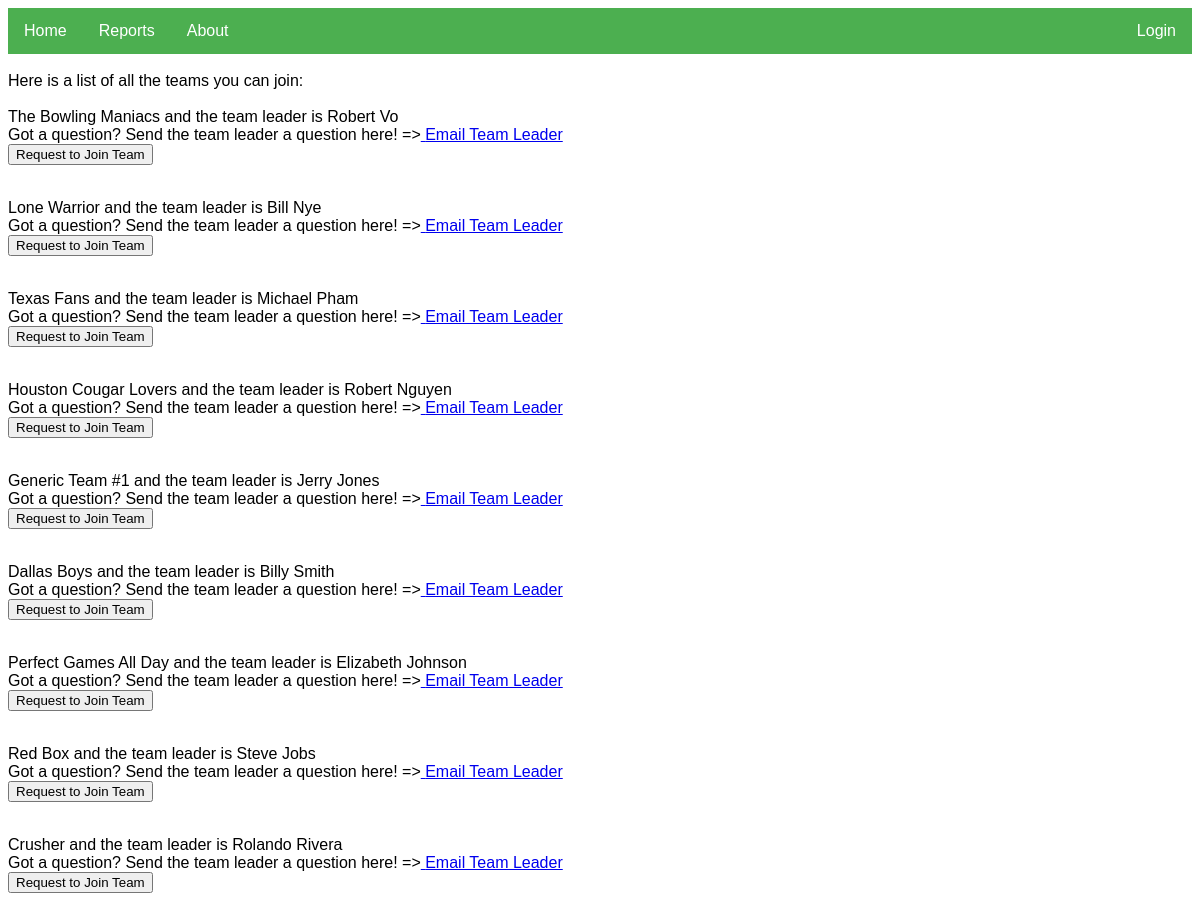
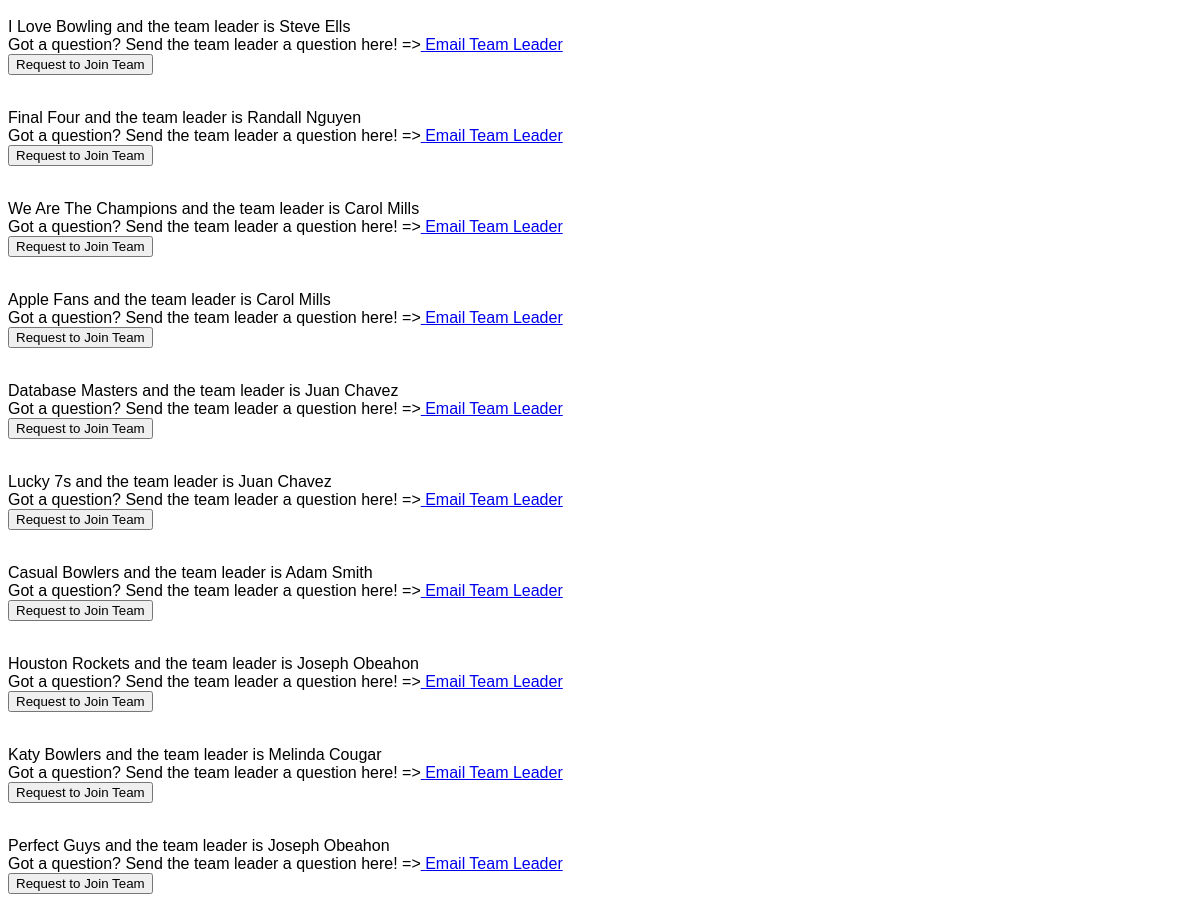
The page /joinTeam.php on the database its author committed (2 pictures, top to bottom).
### tables this page shows
CREATE TABLE Team (
  Team_ID             INT             PRIMARY KEY AUTO_INCREMENT,
  Name                VARCHAR(50)	    NOT NULL,
  Leader              INT			        NOT NULL,
  Date_Created        DATETIME,
  Game_Count          INT			        DEFAULT 0,
  Win_Count           INT			        DEFAULT 0,
  Player_1	          INT             NULL,
  Player_2	          INT             NULL,
  Player_3	          INT             NULL,
  Player_4	          INT             NULL,
  Player_5	          INT             NULL,
  Date_Added          DATETIME,
  Last_Date_Modified  DATETIME,
  FOREIGN KEY    (Leader)       REFERENCES Players(Player_ID)
    ON DELETE RESTRICT,
  FOREIGN KEY    (Player_1)     REFERENCES Players(Player_ID)
    ON DELETE RESTRICT,
  FOREIGN KEY    (Player_2)     REFERENCES Players(Player_ID)
    ON DELETE RESTRICT,
  FOREIGN KEY    (Player_3)     REFERENCES Players(Player_ID)
    ON DELETE RESTRICT,
  FOREIGN KEY    (Player_4)     REFERENCES Players(Player_ID)
    ON DELETE RESTRICT,
  FOREIGN KEY    (Player_5)     REFERENCES Players(Player_ID)
    ON DELETE RESTRICT,
  CHECK (Game_Count >= 0),
  CHECK (Win_Count >= 0)
);

### public_html/joinTeam.php (the view, shortened to what this page needs)
<?php
function createTeamLeaderArray()
{
    $conn = connectToDatabase();
    $sql = "SELECT First_Name, Last_Name, Player_ID from Players";
    $result = $conn->query($sql);
    $teamLeader = array();
    if ($result->num_rows > 0) {
        while ($row = $result->fetch_assoc()) {
            $teamLeader[$row['Player_ID']] = $row['First_Name'] . ' ' . $row['Last_Name'];
        }
    } else {
        echo "0 results";
    }
    return $teamLeader;
}
?>
<?php
function createPlayerEmailArray()
{
    $conn = connectToDatabase();
    $sql = "SELECT Email, Player_ID from Players";
    $result = $conn->query($sql);
    $emails = array();
    if ($result->num_rows > 0) {
        while ($row = $result->fetch_assoc()) {
            $emails[$row['Player_ID']] = $row['Email'];
        }
    } else {
        echo "0 results";
    }
    return $emails;
}
?>
<?php
include 'menuBar.php';
generateMenuBar(basename(__FILE__));
$conn = connectToDatabase();
$query2 = "SELECT Name,Leader from team";
$result = $conn->query($query2);
$numrows = $result->num_rows;
echo "<br> Here is a list of all the teams you can join: <br>";
if($numrows != 0){
    while ($row = mysqli_fetch_assoc($result)) {
        $teamName = $row['Name'];
        $leaderID = $row['Leader'];
        $teamLeader = createTeamLeaderArray();
        $allEmails = createPlayerEmailArray();
        if ($playerID == $leaderID) {
        }
        else {
            echo "<br> $teamName and the team leader is $teamLeader[$leaderID]";
            echo "<br> Got a question? Send the team leader a question here! =>";
            echo "<a href='mailto:" . $allEmails[$leaderID] . "'> Email Team Leader</a></br>";
            echo "<form action=sendEmailToTeamLeader.php method='post'>";
            echo '<input type="submit" value = "Request to Join Team" onclick="return confirm(\'Are you sure you want to join the team?\');"></input>';
            echo '</form>';
        }
    }
}
?>

### public_html/menuBar.php
<link rel="stylesheet" type="text/css" href="index.css">
<?php
if(isset($_SESSION['sess_user'])){
    function generateMenuBar($currentPage)
    {
        echo '<ul>';
        if ($currentPage == "index.php") {
            echo '<li><a class="active" href="index.php">Home</a></li>';
        } else {
            echo '<li><a href="index.php">Home</a></li>';
        }
        if ($currentPage == "about.php") {
            echo '<li><a class="active" href="about.php">About</a></li>';
        } else {
            echo '<li><a href="about.php">About</a></li>';
        }
        if ($currentPage == "reports.php") {
            echo '<li><a class="active" href="reports.php">Reports</a></li>';
        } else {
            echo '<li><a href="reports.php">Reports</a></li>';
        }
        if ($currentPage == "logout.php") {
            echo '<li style="float:right"><a class="active" href="logout.php">Logout</a></li>';
        } else {
            echo '<li style="float:right"><a href="logout.php">Logout</a></li>';
        }
        if ($_SESSION['user_role']) {
            $auditPages = array();
            $auditPages[] = "audit.php";
            $auditPages[] = "runAudit.php";
            $auditPages[] = "updateRow.php";
            $auditPages[] = "updated.php";
            $auditPages[] = "createRow.php";
            $auditPages[] = "created.php";
            if (in_array($currentPage, $auditPages)) {
                echo '<li style="float:right"><a class="active" href="audit.php">Audit</a></li>';
            } else {
                echo '<li style="float:right"><a href="audit.php">Audit</a></li>';
            }
        }
        else {
            if ($currentPage == "team.php" or $currentPage == "leaveTeam.php") {
                echo '<li style="float:right"><a class="active" href="team.php">Team</a></li>';
            } else {
                echo '<li style="float:right"><a href="team.php">Team</a></li>';
            }
            if ($currentPage == "manager.php") {
                echo '<li style="float:right"><a class="active" href="manager.php">Manage Team</a></li>';
            } else {
                echo '<li style="float:right"><a href="manager.php">Manage Team</a></li>';
            }
            if ($currentPage == "games.php" or $currentPage == "createGame.php" or $currentPage == "runCreateGame.php" or $currentPage == "viewGame.php" or $currentPage == "viewFrame.php") {
                echo '<li style="float:right"><a class="active" href="games.php">Games</a></li>';
            } else {
                echo '<li style="float:right"><a href="games.php">Games</a></li>';
            }
            if ($currentPage == "statistics.php") {
                echo '<li style="float:right"><a class="active" href="statistics.php">Player Stats</a></li>';
            } else {
                echo '<li style="float:right"><a href="statistics.php">Player Stats</a></li>';
            }
        }
        if ($currentPage == "loginSuccessful.php" || $currentPage == "updateProfile.php" || $currentPage == "runUpdateProfile.php" || $currentPage == "changeEmail.php" || $currentPage == "changePassword.php") {
            echo '<li style="float:right"><a class="active" href="loginSuccessful.php">Profile</a></li>';
        } else {
            echo '<li style="float:right"><a href="loginSuccessful.php">Profile</a></li>';
        }
        echo '</ul>';
    }
}
else {
    function generateMenuBar($currentPage)
    {
        echo '<ul>';
        if ($currentPage == "index.php") {
            echo '<li><a class="active" href="index.php">Home</a></li>';
        } else {
            echo '<li><a href="index.php">Home</a></li>';
        }
        if ($currentPage == "reports.php") {
            echo '<li><a class="active" href="reports.php">Reports</a></li>';
        } else {
            echo '<li><a href="reports.php">Reports</a></li>';
        }
        if ($currentPage == "about.php") {
            echo '<li><a class="active" href="about.php">About</a></li>';
        } else {
            echo '<li><a href="about.php">About</a></li>';
        }
        if ($currentPage == "loginForm.php") {
            echo '<li style="float:right"><a class="active" href="loginForm.php">Login</a></li>';
        } else {
            echo '<li style="float:right"><a href="loginForm.php">Login</a></li>';
        }
        echo '</ul>';
    }
}
?>

### public_html/index.css (style rules this page uses)
ul { list-style-type: none; margin: 0; padding: 0; overflow: hidden; background-color: #4CAF50; }
li { float: left; }
li a { display: block; color: white; text-align: center; padding: 14px 16px; text-decoration: none; }

### rows shown on the page
team: Name "The Bowling Maniacs", Leader "Robert Vo"
team: Name "Lone Warrior", Leader "Bill Nye"
team: Name "Texas Fans", Leader "Michael Pham"
team: Name "Houston Cougar Lovers", Leader "Robert Nguyen"
team: Name "Generic Team #1", Leader "Jerry Jones"
team: Name "Dallas Boys", Leader "Billy Smith"
team: Name "Perfect Games All Day", Leader "Elizabeth Johnson"
team: Name "Red Box", Leader "Steve Jobs"
team: Name "Crusher", Leader "Rolando Rivera"
team: Name "I Love Bowling", Leader "Steve Ells"
team: Name "Final Four", Leader "Randall Nguyen"
team: Name "We Are The Champions", Leader "Carol Mills"
team: Name "Apple Fans", Leader "Carol Mills"
team: Name "Database Masters", Leader "Juan Chavez"
team: Name "Lucky 7s", Leader "Juan Chavez"
team: Name "Casual Bowlers", Leader "Adam Smith"
team: Name "Houston Rockets", Leader "Joseph Obeahon"
team: Name "Katy Bowlers", Leader "Melinda Cougar"
team: Name "Perfect Guys", Leader "Joseph Obeahon"
